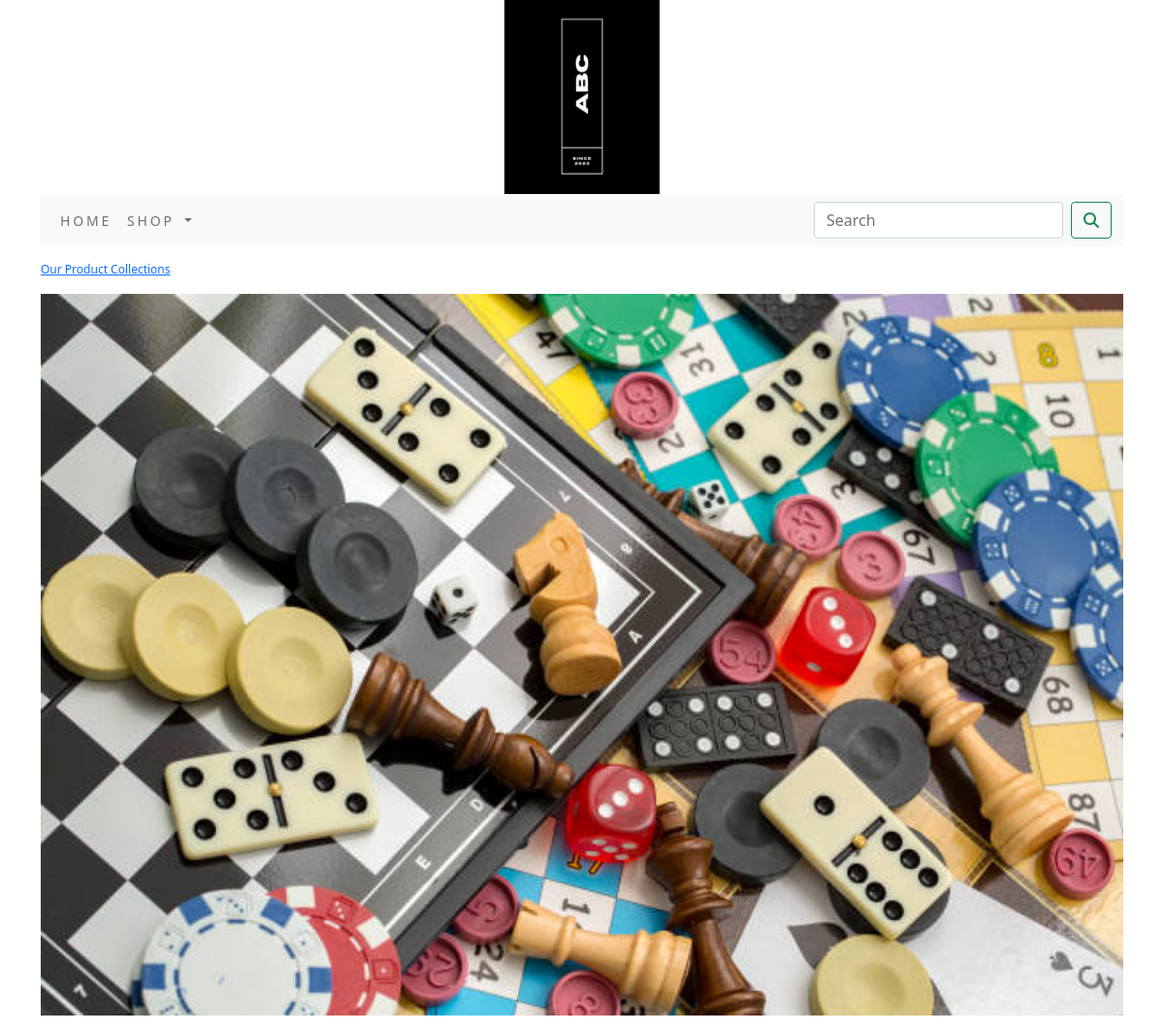
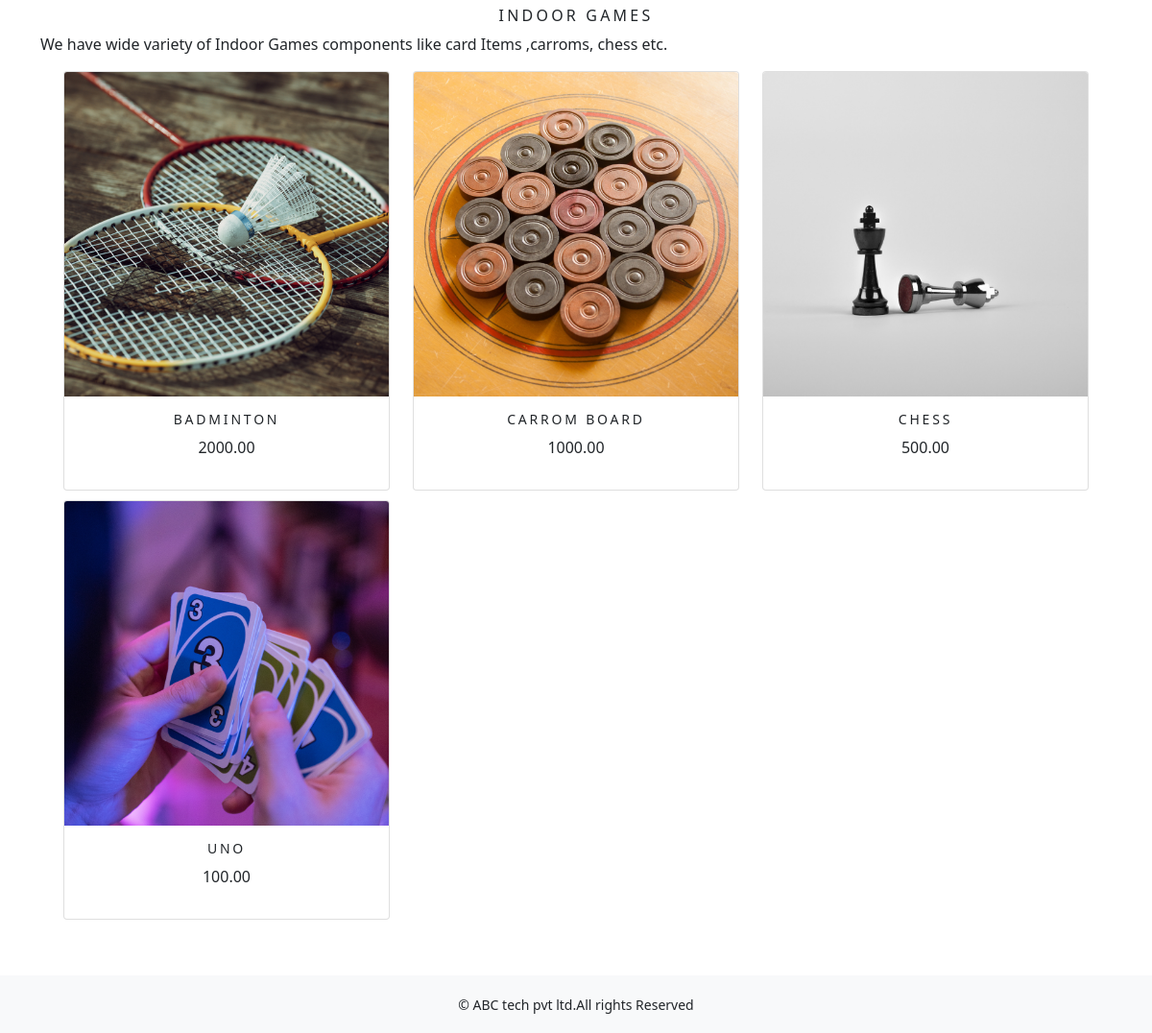
Screenshot of /indoor-games/ with the database file from the repository (2 pictures, top to bottom).
### shop/models.py (models this page shows, shortened)
class Category(models.Model):
    name = models.CharField(max_length=250, unique=True)
    slug = models.SlugField(max_length=250, unique=True)
    description = models.TextField(blank=True)
    image = models.ImageField(upload_to='category', blank=True)
    class Meta:
        ordering=('name',)
        verbose_name='category'
        verbose_name_plural='categories'
    def get_url(self):
        return reverse('shop:product_by_category',args=[self.slug])

class Product(models.Model):
    name=models.CharField(max_length=250,unique=True)
    slug=models.SlugField(max_length=250,unique=True)
    description=models.TextField(blank=True)
    price=models.DecimalField(max_digits=10,decimal_places=2)
    category=models.ForeignKey(Category,on_delete=models.CASCADE)
    image = models.ImageField(upload_to='product', blank=True)
    stock=models.IntegerField()
    available=models.BooleanField(default=True)
    created=models.DateTimeField(auto_now_add=True)
    updated=models.DateTimeField(auto_now=True)
    class Meta:
        ordering=('name',)
        verbose_name='product'
        verbose_name_plural='products'
    def get_url(self):
        return reverse('shop:prodCatdetail',args=[self.category.slug,self.slug])

### shop/views.py (the view)
# urls.py: path('', views.allProdCat, name='allProdCat'),
def allProdCat(request, c_slug=None):
    c_page = None
    products_list = None
    if c_slug != None:
        c_page = get_object_or_404(Category, slug=c_slug)
        products_list = Product.objects.all().filter(category=c_page, available=True)
    else:
        products_list = Product.objects.all().filter(available=True)
    paginator = Paginator(products_list, 6)
    try:
        page = int(request.GET.get('page', '1'))
    except:
        page = 1
    try:
        products = paginator.page(page)
    except(EmptyPage, InvalidPage):
        products = paginator.page(paginator.num_pages)
    return render(request, "category.html", {'category': c_page, 'products': products})

### cart/context_processors.py (called while the page is built)
def counter(request):
    item_count = 0
    if 'admin' in request.path:
        return {}
    else:
        try:
            cart = Cart.objects.filter(cart_id=_cart_id(request))
            cart_items=CartItem.objects.all().filter(cart=cart[:1])
            for cart_item in cart_items:
                item_count += cart_item.quantity
        except Cart.DoesNotExist:
            item_count =0
    return dict(item_count=item_count)

### cart/views.py (called while the page is built)
def _cart_id(request):
    cart = request.session.session_key
    if not cart:
        cart = request.session.create()
    return cart

### shop/context_processors.py (called while the page is built)
def menu_links(request):
    links = Category.objects.all()
    return dict(links=links)

### Templates/category.html (shortened to what this page needs)
{% extends 'base.html' %}
{% load static %}
{% block content %}
    {% if category %}
        <div>
            <div class="row my_row_class">
                <div class="mx-auto">
                <p><a href="{% url 'shop:allProdCat' %}">Our Product Collections</a></p>
            </div>
                </div>
        </div>
    {% endif %}
<div class="mx-auto">
    {% if category %}
        <img class="my_image" src="{{category.image.url}}" alt="{{category.name}}" width="130px;" height="130px;">
</div>
    <br>
<div>
        <h1 class="text-center my_title">{{category.name}}</h1>
        <p class="text_justify">{{category.description}}</p>
</div>
    {% endif %}
 <div class="container">
     <div class="row mx-auto">
         {% for product in products.object_list %}
         <div class="my_bottom_margin col-9 col-sm-12 col-md-4 col-lg-4">
             <div class="card h-100 text-center" style="min-width:18rem;">
                 <a href="{{product.get_url}}"><img class="card-img-top my_image" src="{{product.image.url}}" alt="{{product.name}}" width="130px;" height="150px;"></a>
                 <div class="card-body">
                     <h4>{{product.name}}</h4>
                     <p>{{product.price}}</p>
                 </div>
             </div>
         </div>
         {% endfor %}
     </div>
 </div>
{% endblock %}

### static/css/custom.css (style rules this page uses)
body { font-family: 'Roboto', sans-serif; }
.my_row_class { padding-top :15px; }
.my_row_class .mx-auto { color:#000; font-size:12px; }
.my_image { width:100%; height:auto; }
.my_title { font-size:16px; text-transform:uppercase; letter-spacing:.2em; }
.my_bottom_margin { margin-bottom:10px; }
.card-body h4 { font-size:14px; text-transform:uppercase; letter-spacing:.2em; }

### rows the page displays
Category: image (picture), name "INDOOR GAMES", description "We have wide variety of Indoor Games components like card Items ,carroms, chess etc."
Product: image (picture), name "BADMINTON", price "2000.00"
Product: image (picture), name "CARROM BOARD", price "1000.00"
Product: image (picture), name "CHESS", price "500.00"
Product: image (picture), name "UNO", price "100.00"
